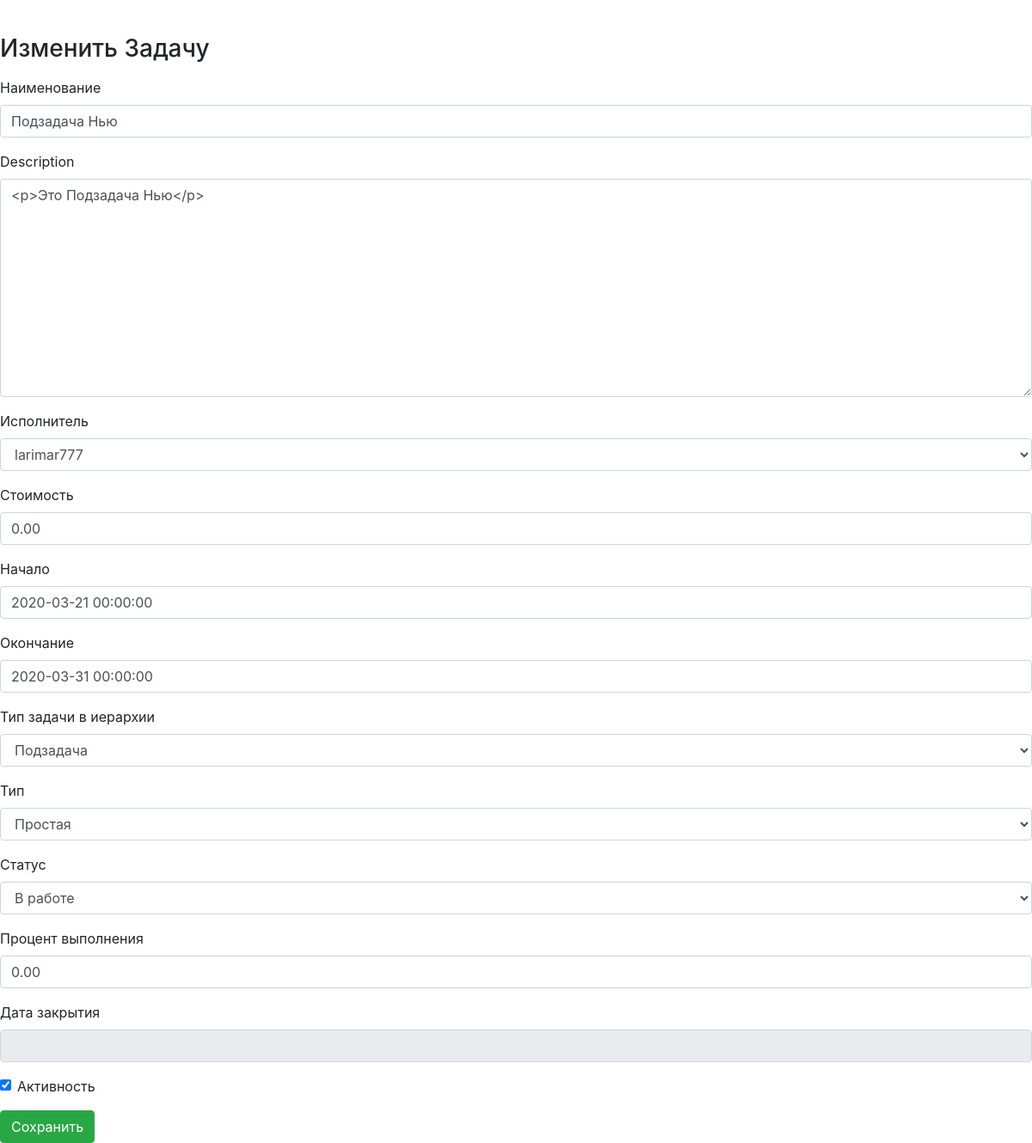
Before: /projects/tasks_list/task_update/7 with the older database file.
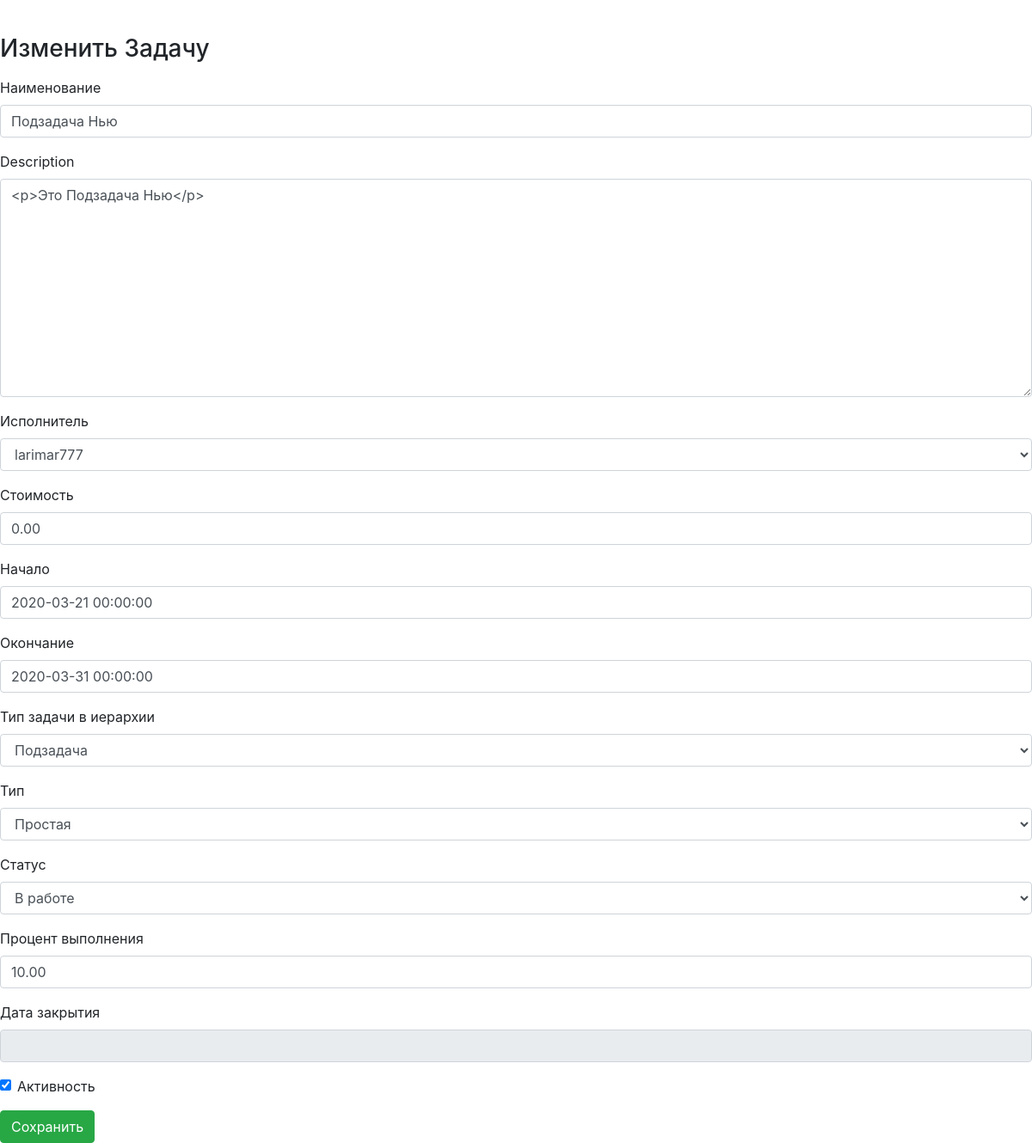
After: the same page with the newer database file.
### projects/models.py (models this page shows, shortened)
class Task(MPTTModel):
    name = models.CharField("Наименование", max_length=128)
    description = RichTextUploadingField("Описание")
    datebegin = models.DateTimeField("Начало")
    dateend = models.DateTimeField("Окончание")
    project = models.ForeignKey('Project', on_delete=models.CASCADE, related_name='resultproject', verbose_name="Проект")
    parent = TreeForeignKey('self', null=True, blank=True, limit_choices_to={'is_active':True}, on_delete=models.CASCADE, related_name='task_children', verbose_name="Задача верхнего уровня")
    assigner = models.ForeignKey('auth.User', on_delete=models.CASCADE, related_name='task_assigner', verbose_name="Исполнитель")
    cost = models.DecimalField("Стоимость", max_digits=12, decimal_places=2)
    percentage = models.DecimalField("Процент выполнения", max_digits=5, decimal_places=2)
    structure_type = models.ForeignKey('Dict_TaskStructureType', limit_choices_to={'is_active':True}, on_delete=models.CASCADE, related_name='task_structure_type', verbose_name="Тип задачи в иерархии")
    type = models.ForeignKey('Dict_TaskType', limit_choices_to={'is_active':True}, on_delete=models.CASCADE, related_name='project_type', verbose_name="Тип")
    status = models.ForeignKey('Dict_TaskStatus', limit_choices_to={'is_active':True}, on_delete=models.CASCADE, related_name='project_status', verbose_name="Статус")
    datecreate = models.DateTimeField("Создана", auto_now_add=True)
    dateclose = models.DateTimeField("Дата закрытия", auto_now_add=False, blank=True, null=True)
    author = models.ForeignKey('auth.User', on_delete=models.CASCADE, related_name='resultuser', verbose_name="Автор")
    is_active = models.BooleanField("Активность", default=True)
    class MPTTMeta:
        order_insertion_by = ['-dateend']
    class Meta:
        verbose_name = 'Задача'
        verbose_name_plural = 'Задачи'

class Dict_TaskStructureType(models.Model):
    name = models.CharField("Наименование", max_length=64)
    sort = models.PositiveSmallIntegerField(default=1, blank=True, null=True)
    name_lang = models.CharField("Перевод", max_length=64, blank=True, null=True)
    is_active = models.BooleanField("Активность", default=True)
    class Meta:
        ordering = ('sort',)
        verbose_name = 'Тип задачи в иерархии'
        verbose_name_plural = 'Типы задач в иерархии'
    def __str__(self):
        return (self.name)

class Dict_TaskType(models.Model):
    name = models.CharField("Наименование", max_length=64)
    sort = models.PositiveSmallIntegerField(default=1, blank=True, null=True)
    name_lang = models.CharField("Перевод", max_length=64, blank=True, null=True)
    is_active = models.BooleanField("Активность", default=True)
    class Meta:
        ordering = ('sort',)
        verbose_name = 'Тип задачи'
        verbose_name_plural = 'Типы задач'
    def __str__(self):
        return (self.name)

class Dict_TaskStatus(models.Model):
    name = models.CharField("Наименование", max_length=64)
    sort = models.PositiveSmallIntegerField(default=1, blank=True, null=True)
    name_lang = models.CharField("Перевод", max_length=64, blank=True, null=True)
    is_close = models.BooleanField("Закрывает задачу", default=False)
    is_active = models.BooleanField("Активность", default=True)
    class Meta:
        ordering = ('sort',)
        verbose_name = 'Статус задачи'
        verbose_name_plural = 'Статусы задач'
    def __str__(self):
        return (self.name)

### projects/views.py (the view)
# urls.py: path('tasks_list/task_update/<int:pk>', views.TaskUpdate.as_view(), name = 'task_update'),
class TaskUpdate(UpdateView):
    model = Task
    form_class = TaskForm
    template_name = 'object_form.html'
    def get_context_data(self, **kwargs):
       context = super(TaskUpdate, self).get_context_data(**kwargs)
       context['header'] = 'Изменить Задачу'
       return context
    def get_form_kwargs(self):
       kwargs = super(TaskUpdate, self).get_form_kwargs()
       kwargs.update({'user': self.request.user, 'action': 'update'})
       return kwargs

### templates/object_form.html (shortened to what this page needs)
{% extends 'base.html' %}
{% load bootstrap4 %}
{% block project %}
    <h3>{{ header }}</h3>
    <form class="mt-3" action="" method="post">{% csrf_token %}
        {% bootstrap_form form layout="horizontal" %}
        {% buttons %}
           <button class="btn btn-success" name="submit">Сохранить</button>
        {% endbuttons %}
    </form>
{% endblock %}

Changed rows visible on the page:
changed Task "<p>Это Подзадача Нью</p>": percentage "0.00" → "10.00"
